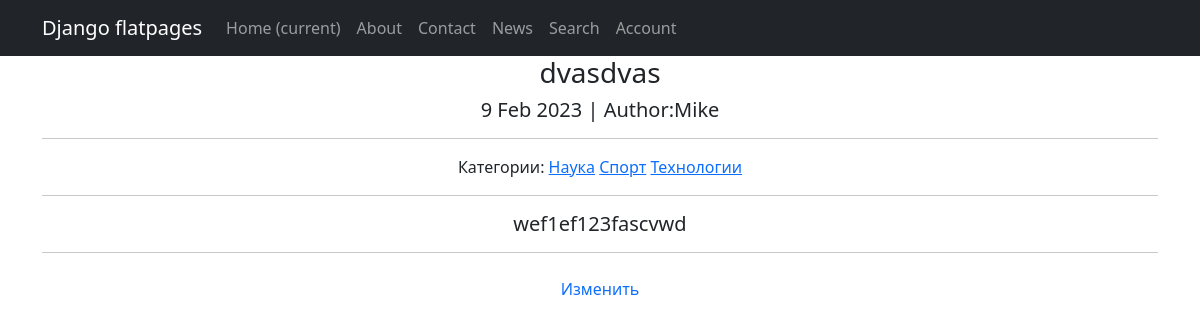
The app's page /news/94 with its own data.
### news/models.py (models this page shows, shortened)
class Post(models.Model):
    author = models.ForeignKey(Author, on_delete=models.CASCADE)
    type = models.CharField(max_length=10, choices=TYPES, default='article')
    time_in = models.DateTimeField(auto_now_add=True)
    category = models.ManyToManyField(Category, through='PostCategory')
    title = models.CharField(max_length=255)
    text = models.TextField()
    rating = models.IntegerField(default=0)

class Author(models.Model):
    user = models.OneToOneField(User, on_delete=models.CASCADE)
    rating = models.IntegerField(default=0)
    def __str__(self):
        return f'{self.user}'

class Category(models.Model):
    name = models.CharField(max_length=127, unique=True)
    subscribers = models.ManyToManyField(User, blank=True, null=True, related_name='categories')
    def __str__(self):
        return f'{self.name}'

### news/views.py (the view)
# urls.py: path('news/<int:pk>', cache_page(60 * 5)(NewDetail.as_view()), name='post_detail'),
class NewDetail(DetailView):
    model = Post
    template_name = 'new.html'
    context_object_name = 'new'

### news/templatetags/custom_filters.py (called while the page is built)
@register.filter()
def censor(text):
    non_cens = ['редиска', 'овечкин', 'новость', 'это', 'что', 'год']
    try:
        if not isinstance(text, str):
            raise CensorException('Error')
        for word in non_cens:
            text = re.sub(word, word[0] + '*' * (len(word) - 1), text)
            title_word = word.title()
            text = re.sub(title_word, title_word[0] + '*' * (len(word) - 1), text)
        return text
    except CensorException as e:
        print(e)

### templates/new.html (shortened to what this page needs)
{% extends 'flatpages/default.html' %}
{% load custom_filters %}
{% block content %}
<h3>{{ new.title|censor }}</h3>
<h5>{{ new.time_in|date:'j M Y' }} | Author:{{ new.author }}</h5>
{% if new.category.all %}
    <hr>
    <h8>Категории:
        {% for category in new.category.all %}
            <a href="{% url 'category_list' category.id %}">{{category}}</a>
        {% endfor %}
    </h8>
{% endif %}
<hr>
<h5>{{ new.text|censor }}</h5>
<hr>
<a class="nav-link" href="/news/{{new.id}}/edit">Изменить</a>
{% endblock content %}

### records on screen
Post: title|censor "dvasdvas", time_in "9 Feb 2023", author "Mike", text|censor "wef1ef123fascvwd"
Category: name "Наука"
Category: name "Спорт"
Category: name "Технологии"
